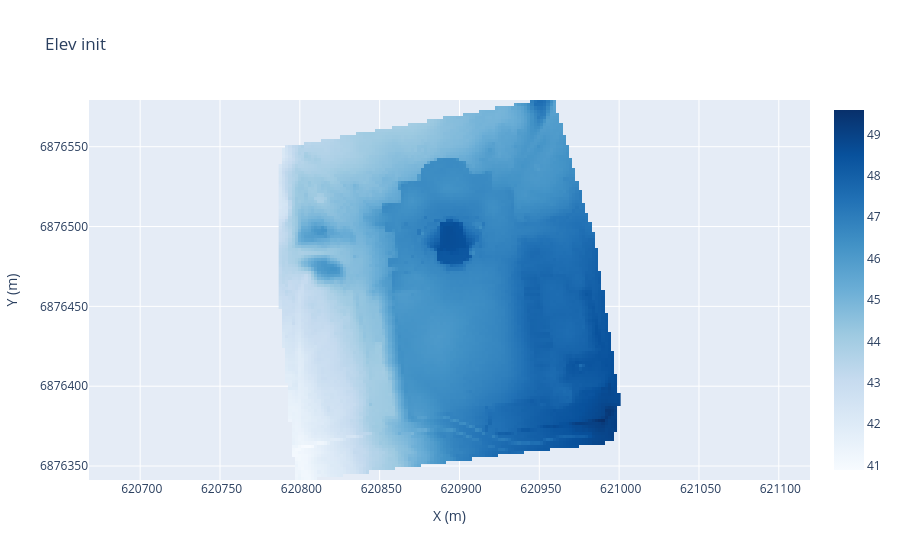

The notebook cell saved with this chart:
### Code cell
ploting.create_plotly_map(elev_init, meta ,"Elev init", grids_hover=[elev_init], info_hover=["elev"], color="blues")
